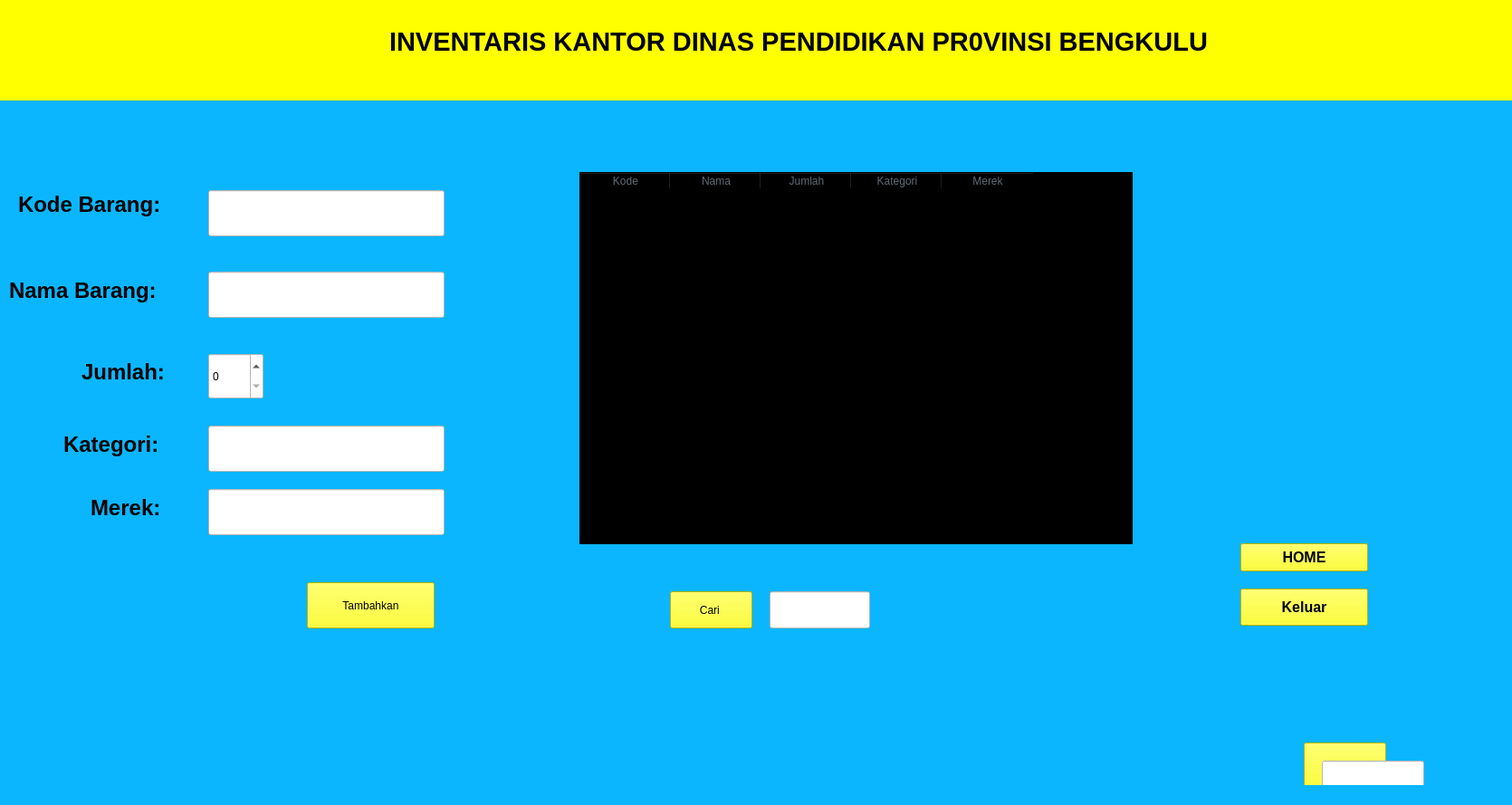
<?xml version="1.0" encoding="UTF-8"?>
<ui version="4.0">
 <class>inventariskantor</class>
 <widget class="QMainWindow" name="inventariskantor">
  <property name="geometry">
   <rect>
    <x>0</x>
    <y>0</y>
    <width>1670</width>
    <height>889</height>
   </rect>
  </property>
  <property name="windowTitle">
   <string>MainWindow</string>
  </property>
  <property name="styleSheet">
   <string notr="true">background-color: rgb(11, 182, 255);</string>
  </property>
  <widget class="QWidget" name="centralwidget">
   <widget class="QLineEdit" name="lineEditMerek">
    <property name="geometry">
     <rect>
      <x>230</x>
      <y>540</y>
      <width>261</width>
      <height>51</height>
     </rect>
    </property>
    <property name="styleSheet">
     <string notr="true">background-color: rgb(255, 255, 255);
color: rgb(0, 0, 0);</string>
    </property>
   </widget>
   <widget class="QLabel" name="label_4">
    <property name="geometry">
     <rect>
      <x>10</x>
      <y>300</y>
      <width>211</width>
      <height>41</height>
     </rect>
    </property>
    <property name="font">
     <font>
      <family>Arial</family>
      <pointsize>18</pointsize>
      <bold>true</bold>
     </font>
    </property>
    <property name="styleSheet">
     <string notr="true">color: rgb(0, 0, 0);</string>
    </property>
    <property name="text">
     <string>Nama Barang:</string>
    </property>
   </widget>
   <widget class="QLineEdit" name="lineEditKategori">
    <property name="geometry">
     <rect>
      <x>230</x>
      <y>470</y>
      <width>261</width>
      <height>51</height>
     </rect>
    </property>
    <property name="styleSheet">
     <string notr="true">background-color: rgb(255, 255, 255);
color: rgb(0, 0, 0);</string>
    </property>
   </widget>
   <widget class="QPushButton" name="pushButton">
    <property name="geometry">
     <rect>
      <x>339</x>
      <y>643</y>
      <width>141</width>
      <height>51</height>
     </rect>
    </property>
    <property name="styleSheet">
     <string notr="true">background-color: rgb(255, 255, 0);
color: rgb(0, 0, 0);</string>
    </property>
    <property name="text">
     <string>Tambahkan</string>
    </property>
   </widget>
   <widget class="QLabel" name="label_6">
    <property name="geometry">
     <rect>
      <x>100</x>
      <y>550</y>
      <width>101</width>
      <height>21</height>
     </rect>
    </property>
    <property name="font">
     <font>
      <family>Arial</family>
      <pointsize>18</pointsize>
      <bold>true</bold>
     </font>
    </property>
    <property name="styleSheet">
     <string notr="true">color: rgb(0, 0, 0);</string>
    </property>
    <property name="text">
     <string>Merek:</string>
    </property>
   </widget>
   <widget class="QTableWidget" name="tableWidget">
    <property name="geometry">
     <rect>
      <x>640</x>
      <y>190</y>
      <width>611</width>
      <height>411</height>
     </rect>
    </property>
    <property name="font">
     <font>
      <bold>false</bold>
     </font>
    </property>
    <property name="styleSheet">
     <string notr="true">background-color: rgb(0, 0, 0);
color: rgb(96, 107, 118);</string>
    </property>
    <column>
     <property name="text">
      <string>Kode</string>
     </property>
    </column>
    <column>
     <property name="text">
      <string>Nama</string>
     </property>
    </column>
    <column>
     <property name="text">
      <string>Jumlah</string>
     </property>
    </column>
    <column>
     <property name="text">
      <string>Kategori</string>
     </property>
    </column>
    <column>
     <property name="text">
      <string>Merek</string>
     </property>
    </column>
   </widget>
   <widget class="QPushButton" name="pushButton_3">
    <property name="geometry">
     <rect>
      <x>1440</x>
      <y>820</y>
      <width>91</width>
      <height>51</height>
     </rect>
    </property>
    <property name="styleSheet">
     <string notr="true">background-color: rgb(255, 255, 0);
color: rgb(0, 0, 0);</string>
    </property>
    <property name="text">
     <string>Hapus</string>
    </property>
   </widget>
   <widget class="QPushButton" name="pushButton_2">
    <property name="geometry">
     <rect>
      <x>1370</x>
      <y>650</y>
      <width>141</width>
      <height>41</height>
     </rect>
    </property>
    <property name="font">
     <font>
      <family>Arial</family>
      <pointsize>12</pointsize>
      <bold>true</bold>
     </font>
    </property>
    <property name="styleSheet">
     <string notr="true">background-color: rgb(255, 255, 0);
color: rgb(0, 0, 0);</string>
    </property>
    <property name="text">
     <string>Keluar</string>
    </property>
   </widget>
   <widget class="QLineEdit" name="lineEditKodeHapus">
    <property name="geometry">
     <rect>
      <x>1460</x>
      <y>840</y>
      <width>113</width>
      <height>41</height>
     </rect>
    </property>
    <property name="styleSheet">
     <string notr="true">background-color: rgb(255, 255, 255);
color: rgb(0, 0, 0);</string>
    </property>
   </widget>
   <widget class="QPushButton" name="pushButtonCari">
    <property name="geometry">
     <rect>
      <x>740</x>
      <y>653</y>
      <width>91</width>
      <height>41</height>
     </rect>
    </property>
    <property name="styleSheet">
     <string notr="true">background-color: rgb(255, 255, 0);
color: rgb(0, 0, 0);</string>
    </property>
    <property name="text">
     <string>Cari </string>
    </property>
   </widget>
   <widget class="QLabel" name="label">
    <property name="geometry">
     <rect>
      <x>430</x>
      <y>-10</y>
      <width>1161</width>
      <height>111</height>
     </rect>
    </property>
    <property name="font">
     <font>
      <family>Arial</family>
      <pointsize>22</pointsize>
      <bold>true</bold>
     </font>
    </property>
    <property name="styleSheet">
     <string notr="true">background-color: rgb(255, 255, 0);
color: rgb(0, 0, 0);</string>
    </property>
    <property name="text">
     <string>INVENTARIS KANTOR DINAS PENDIDIKAN PR0VINSI BENGKULU</string>
    </property>
   </widget>
   <widget class="QLabel" name="label_5">
    <property name="geometry">
     <rect>
      <x>90</x>
      <y>390</y>
      <width>131</width>
      <height>41</height>
     </rect>
    </property>
    <property name="font">
     <font>
      <pointsize>18</pointsize>
      <bold>true</bold>
     </font>
    </property>
    <property name="styleSheet">
     <string notr="true">color: rgb(0, 0, 0);</string>
    </property>
    <property name="text">
     <string>Jumlah:</string>
    </property>
   </widget>
   <widget class="QLineEdit" name="lineEditKodeCari">
    <property name="geometry">
     <rect>
      <x>850</x>
      <y>653</y>
      <width>111</width>
      <height>41</height>
     </rect>
    </property>
    <property name="styleSheet">
     <string notr="true">background-color: rgb(255, 255, 255);
color: rgb(0, 0, 0);</string>
    </property>
   </widget>
   <widget class="QLineEdit" name="lineEditNama">
    <property name="geometry">
     <rect>
      <x>230</x>
      <y>300</y>
      <width>261</width>
      <height>51</height>
     </rect>
    </property>
    <property name="styleSheet">
     <string notr="true">background-color: rgb(255, 255, 255);
color: rgb(0, 0, 0);</string>
    </property>
   </widget>
   <widget class="QPushButton" name="pushButton_4">
    <property name="geometry">
     <rect>
      <x>1370</x>
      <y>600</y>
      <width>141</width>
      <height>31</height>
     </rect>
    </property>
    <property name="font">
     <font>
      <family>Arial</family>
      <pointsize>12</pointsize>
      <bold>true</bold>
     </font>
    </property>
    <property name="styleSheet">
     <string notr="true">background-color: rgb(255, 255, 0);
color: rgb(0, 0, 0);</string>
    </property>
    <property name="text">
     <string>HOME</string>
    </property>
   </widget>
   <widget class="QLabel" name="label_7">
    <property name="geometry">
     <rect>
      <x>70</x>
      <y>470</y>
      <width>151</width>
      <height>41</height>
     </rect>
    </property>
    <property name="font">
     <font>
      <family>Arial</family>
      <pointsize>18</pointsize>
      <bold>true</bold>
     </font>
    </property>
    <property name="styleSheet">
     <string notr="true">color: rgb(0, 0, 0);</string>
    </property>
    <property name="text">
     <string>Kategori:</string>
    </property>
   </widget>
   <widget class="QLabel" name="label_2">
    <property name="geometry">
     <rect>
      <x>-20</x>
      <y>-10</y>
      <width>1801</width>
      <height>121</height>
     </rect>
    </property>
    <property name="font">
     <font>
      <family>Arial</family>
      <pointsize>22</pointsize>
      <bold>true</bold>
     </font>
    </property>
    <property name="styleSheet">
     <string notr="true">background-color: rgb(255, 255, 0);</string>
    </property>
    <property name="text">
     <string/>
    </property>
   </widget>
   <widget class="QLabel" name="label_3">
    <property name="geometry">
     <rect>
      <x>20</x>
      <y>200</y>
      <width>211</width>
      <height>51</height>
     </rect>
    </property>
    <property name="font">
     <font>
      <family>Arial</family>
      <pointsize>18</pointsize>
      <bold>true</bold>
     </font>
    </property>
    <property name="styleSheet">
     <string notr="true">background-color: rgb(11, 182, 255);
color: rgb(0, 0, 0);</string>
    </property>
    <property name="text">
     <string>Kode Barang:</string>
    </property>
   </widget>
   <widget class="QLineEdit" name="lineEditKode">
    <property name="geometry">
     <rect>
      <x>230</x>
      <y>210</y>
      <width>261</width>
      <height>51</height>
     </rect>
    </property>
    <property name="styleSheet">
     <string notr="true">background-color: rgb(255, 255, 255);
color: rgb(0, 0, 0);</string>
    </property>
   </widget>
   <widget class="QSpinBox" name="spinBoxJumlah">
    <property name="geometry">
     <rect>
      <x>230</x>
      <y>390</y>
      <width>61</width>
      <height>51</height>
     </rect>
    </property>
    <property name="styleSheet">
     <string notr="true">background-color: rgb(255, 255, 255);
color: rgb(0, 0, 0);</string>
    </property>
   </widget>
   <zorder>label_2</zorder>
   <zorder>lineEditMerek</zorder>
   <zorder>label_4</zorder>
   <zorder>lineEditKategori</zorder>
   <zorder>pushButton</zorder>
   <zorder>label_6</zorder>
   <zorder>tableWidget</zorder>
   <zorder>pushButton_3</zorder>
   <zorder>pushButton_2</zorder>
   <zorder>lineEditKodeHapus</zorder>
   <zorder>pushButtonCari</zorder>
   <zorder>label</zorder>
   <zorder>label_5</zorder>
   <zorder>lineEditKodeCari</zorder>
   <zorder>lineEditNama</zorder>
   <zorder>pushButton_4</zorder>
   <zorder>label_7</zorder>
   <zorder>label_3</zorder>
   <zorder>lineEditKode</zorder>
   <zorder>spinBoxJumlah</zorder>
  </widget>
  <widget class="QStatusBar" name="statusbar"/>
 </widget>
 <resources/>
 <connections/>
</ui>
